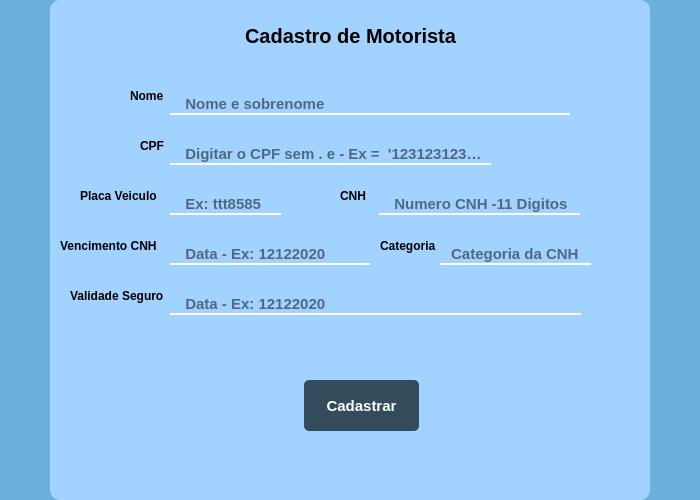
<?xml version="1.0" encoding="UTF-8"?>
<ui version="4.0">
 <class>MainWindow</class>
 <widget class="QMainWindow" name="MainWindow">
  <property name="geometry">
   <rect>
    <x>0</x>
    <y>0</y>
    <width>700</width>
    <height>500</height>
   </rect>
  </property>
  <property name="windowTitle">
   <string>Cadastro de Novo Motorista</string>
  </property>
  <property name="windowIcon">
   <iconset>
    <normaloff>../_img/login.png</normaloff>../_img/login.png</iconset>
  </property>
  <property name="windowIcon">
   <iconset>
    <normaloff>../_img/login.png</normaloff>../_img/login.png</iconset>
  </property>
  <widget class="QWidget" name="centralwidget">
   <property name="minimumSize">
    <size>
     <width>700</width>
     <height>500</height>
    </size>
   </property>
   <layout class="QVBoxLayout" name="verticalLayout">
    <property name="spacing">
     <number>0</number>
    </property>
    <property name="leftMargin">
     <number>0</number>
    </property>
    <property name="topMargin">
     <number>0</number>
    </property>
    <property name="rightMargin">
     <number>0</number>
    </property>
    <property name="bottomMargin">
     <number>0</number>
    </property>
    <item>
     <widget class="QFrame" name="frame_2">
      <property name="styleSheet">
       <string notr="true">background-color: rgb(255, 170, 255);</string>
      </property>
      <property name="frameShape">
       <enum>QFrame::NoFrame</enum>
      </property>
      <property name="frameShadow">
       <enum>QFrame::Raised</enum>
      </property>
      <layout class="QHBoxLayout" name="horizontalLayout">
       <property name="spacing">
        <number>0</number>
       </property>
       <property name="leftMargin">
        <number>0</number>
       </property>
       <property name="topMargin">
        <number>0</number>
       </property>
       <property name="rightMargin">
        <number>0</number>
       </property>
       <property name="bottomMargin">
        <number>0</number>
       </property>
       <item>
        <widget class="QFrame" name="frame_4">
         <property name="styleSheet">
          <string notr="true">background-color: rgb(107, 176, 219);</string>
         </property>
         <property name="frameShape">
          <enum>QFrame::NoFrame</enum>
         </property>
         <property name="frameShadow">
          <enum>QFrame::Raised</enum>
         </property>
         <layout class="QHBoxLayout" name="horizontalLayout_2">
          <property name="spacing">
           <number>0</number>
          </property>
          <property name="leftMargin">
           <number>0</number>
          </property>
          <property name="topMargin">
           <number>0</number>
          </property>
          <property name="rightMargin">
           <number>0</number>
          </property>
          <property name="bottomMargin">
           <number>0</number>
          </property>
          <item>
           <widget class="QFrame" name="frame_5">
            <property name="maximumSize">
             <size>
              <width>600</width>
              <height>16777215</height>
             </size>
            </property>
            <property name="styleSheet">
             <string notr="true">background-color: rgb(162, 210, 255);
border-radius: 10px;</string>
            </property>
            <property name="frameShape">
             <enum>QFrame::NoFrame</enum>
            </property>
            <property name="frameShadow">
             <enum>QFrame::Raised</enum>
            </property>
            <widget class="QLabel" name="label">
             <property name="geometry">
              <rect>
               <x>0</x>
               <y>10</y>
               <width>601</width>
               <height>51</height>
              </rect>
             </property>
             <property name="font">
              <font>
               <family>Arial</family>
               <pointsize>15</pointsize>
               <weight>75</weight>
               <bold>true</bold>
              </font>
             </property>
             <property name="styleSheet">
              <string notr="true">color: rgb(0, 0, 0);</string>
             </property>
             <property name="text">
              <string>Cadastro de Motorista</string>
             </property>
             <property name="alignment">
              <set>Qt::AlignCenter</set>
             </property>
            </widget>
            <widget class="QLabel" name="label_2">
             <property name="geometry">
              <rect>
               <x>80</x>
               <y>80</y>
               <width>41</width>
               <height>31</height>
              </rect>
             </property>
             <property name="font">
              <font>
               <family>Arial</family>
               <pointsize>9</pointsize>
               <weight>75</weight>
               <bold>true</bold>
              </font>
             </property>
             <property name="text">
              <string>Nome</string>
             </property>
            </widget>
            <widget class="QLabel" name="label_3">
             <property name="geometry">
              <rect>
               <x>90</x>
               <y>130</y>
               <width>31</width>
               <height>31</height>
              </rect>
             </property>
             <property name="font">
              <font>
               <family>Arial</family>
               <pointsize>9</pointsize>
               <weight>75</weight>
               <bold>true</bold>
              </font>
             </property>
             <property name="text">
              <string>CPF</string>
             </property>
            </widget>
            <widget class="QLabel" name="label_4">
             <property name="geometry">
              <rect>
               <x>30</x>
               <y>180</y>
               <width>81</width>
               <height>31</height>
              </rect>
             </property>
             <property name="font">
              <font>
               <family>Arial</family>
               <pointsize>9</pointsize>
               <weight>75</weight>
               <bold>true</bold>
              </font>
             </property>
             <property name="text">
              <string>Placa Veiculo</string>
             </property>
            </widget>
            <widget class="QLabel" name="label_5">
             <property name="geometry">
              <rect>
               <x>290</x>
               <y>180</y>
               <width>31</width>
               <height>31</height>
              </rect>
             </property>
             <property name="font">
              <font>
               <family>Arial</family>
               <pointsize>9</pointsize>
               <weight>75</weight>
               <bold>true</bold>
              </font>
             </property>
             <property name="text">
              <string>CNH</string>
             </property>
            </widget>
            <widget class="QLabel" name="label_6">
             <property name="geometry">
              <rect>
               <x>10</x>
               <y>230</y>
               <width>111</width>
               <height>31</height>
              </rect>
             </property>
             <property name="font">
              <font>
               <family>Arial</family>
               <pointsize>9</pointsize>
               <weight>75</weight>
               <bold>true</bold>
              </font>
             </property>
             <property name="text">
              <string>Vencimento CNH</string>
             </property>
            </widget>
            <widget class="QLabel" name="label_7">
             <property name="geometry">
              <rect>
               <x>330</x>
               <y>230</y>
               <width>61</width>
               <height>31</height>
              </rect>
             </property>
             <property name="font">
              <font>
               <family>Arial</family>
               <pointsize>9</pointsize>
               <weight>75</weight>
               <bold>true</bold>
              </font>
             </property>
             <property name="text">
              <string>Categoria</string>
             </property>
            </widget>
            <widget class="QLabel" name="label_8">
             <property name="geometry">
              <rect>
               <x>20</x>
               <y>280</y>
               <width>101</width>
               <height>31</height>
              </rect>
             </property>
             <property name="font">
              <font>
               <family>Arial</family>
               <pointsize>9</pointsize>
               <weight>75</weight>
               <bold>true</bold>
              </font>
             </property>
             <property name="text">
              <string>Validade Seguro</string>
             </property>
            </widget>
            <widget class="QLineEdit" name="lineEdit">
             <property name="geometry">
              <rect>
               <x>120</x>
               <y>80</y>
               <width>400</width>
               <height>35</height>
              </rect>
             </property>
             <property name="font">
              <font>
               <family>Arial</family>
               <pointsize>11</pointsize>
               <weight>75</weight>
               <bold>true</bold>
              </font>
             </property>
             <property name="styleSheet">
              <string notr="true">QLineEdit{
	border-bottom: 2px solid rgb(255, 255, 255);
	border-radius: 0px;
	padding: 5px;
	padding-bottom: -10px;
	background-color: rgb(162, 210, 255);
	color: rgb(0, 0, 0);
	
	selection-color: rgb(255, 85, 127);
}

QLineEdit:hover{
	border-bottom: 2px solid rgb(107, 176, 219);
	
}

QLineEdit:focus{
	border-bottom: 2px solid rgb(107, 176, 219);
}</string>
             </property>
             <property name="maxLength">
              <number>50</number>
             </property>
             <property name="placeholderText">
              <string>  Nome e sobrenome</string>
             </property>
            </widget>
            <widget class="QLineEdit" name="lineEdit_2">
             <property name="geometry">
              <rect>
               <x>120</x>
               <y>130</y>
               <width>321</width>
               <height>35</height>
              </rect>
             </property>
             <property name="font">
              <font>
               <family>Arial</family>
               <pointsize>11</pointsize>
               <weight>75</weight>
               <bold>true</bold>
              </font>
             </property>
             <property name="styleSheet">
              <string notr="true">QLineEdit{
	border-bottom: 2px solid rgb(255, 255, 255);
	border-radius: 0px;
	padding: 5px;
	padding-bottom: -10px;
	background-color: rgb(162, 210, 255);
	color: rgb(0, 0, 0);
	
	selection-color: rgb(255, 85, 127);
}

QLineEdit:hover{
	border-bottom: 2px solid rgb(107, 176, 219);
	
}

QLineEdit:focus{
	border-bottom: 2px solid rgb(107, 176, 219);
}</string>
             </property>
             <property name="inputMethodHints">
              <set>Qt::ImhNone</set>
             </property>
             <property name="inputMask">
              <string/>
             </property>
             <property name="text">
              <string/>
             </property>
             <property name="maxLength">
              <number>11</number>
             </property>
             <property name="echoMode">
              <enum>QLineEdit::Normal</enum>
             </property>
             <property name="placeholderText">
              <string>  Digitar o CPF sem . e - Ex =  '12312312312'</string>
             </property>
             <property name="clearButtonEnabled">
              <bool>false</bool>
             </property>
            </widget>
            <widget class="QLineEdit" name="lineEdit_3">
             <property name="geometry">
              <rect>
               <x>120</x>
               <y>180</y>
               <width>111</width>
               <height>35</height>
              </rect>
             </property>
             <property name="font">
              <font>
               <family>Arial</family>
               <pointsize>11</pointsize>
               <weight>75</weight>
               <bold>true</bold>
              </font>
             </property>
             <property name="styleSheet">
              <string notr="true">QLineEdit{
	border-bottom: 2px solid rgb(255, 255, 255);
	border-radius: 0px;
	padding: 5px;
	padding-bottom: -10px;
	background-color: rgb(162, 210, 255);
	color: rgb(0, 0, 0);
	
	selection-color: rgb(255, 85, 127);
}

QLineEdit:hover{
	border-bottom: 2px solid rgb(107, 176, 219);
	
}

QLineEdit:focus{
	border-bottom: 2px solid rgb(107, 176, 219);
}</string>
             </property>
             <property name="maxLength">
              <number>7</number>
             </property>
             <property name="placeholderText">
              <string>  Ex: ttt8585</string>
             </property>
            </widget>
            <widget class="QLineEdit" name="lineEdit_4">
             <property name="geometry">
              <rect>
               <x>329</x>
               <y>180</y>
               <width>201</width>
               <height>35</height>
              </rect>
             </property>
             <property name="font">
              <font>
               <family>Arial</family>
               <pointsize>11</pointsize>
               <weight>75</weight>
               <bold>true</bold>
              </font>
             </property>
             <property name="styleSheet">
              <string notr="true">QLineEdit{
	border-bottom: 2px solid rgb(255, 255, 255);
	border-radius: 0px;
	padding: 5px;
	padding-bottom: -10px;
	background-color: rgb(162, 210, 255);
	color: rgb(0, 0, 0);
	
	selection-color: rgb(255, 85, 127);
}

QLineEdit:hover{
	border-bottom: 2px solid rgb(107, 176, 219);
	
}

QLineEdit:focus{
	border-bottom: 2px solid rgb(107, 176, 219);
}</string>
             </property>
             <property name="maxLength">
              <number>11</number>
             </property>
             <property name="placeholderText">
              <string>  Numero CNH -11 Digitos</string>
             </property>
            </widget>
            <widget class="QLineEdit" name="lineEdit_5">
             <property name="geometry">
              <rect>
               <x>120</x>
               <y>230</y>
               <width>200</width>
               <height>35</height>
              </rect>
             </property>
             <property name="font">
              <font>
               <family>Arial</family>
               <pointsize>11</pointsize>
               <weight>75</weight>
               <bold>true</bold>
              </font>
             </property>
             <property name="styleSheet">
              <string notr="true">QLineEdit{
	border-bottom: 2px solid rgb(255, 255, 255);
	border-radius: 0px;
	padding: 5px;
	padding-bottom: -10px;
	background-color: rgb(162, 210, 255);
	color: rgb(0, 0, 0);
	
	selection-color: rgb(255, 85, 127);
}

QLineEdit:hover{
	border-bottom: 2px solid rgb(107, 176, 219);
	
}

QLineEdit:focus{
	border-bottom: 2px solid rgb(107, 176, 219);
}</string>
             </property>
             <property name="maxLength">
              <number>8</number>
             </property>
             <property name="placeholderText">
              <string>  Data - Ex: 12122020</string>
             </property>
            </widget>
            <widget class="QLineEdit" name="lineEdit_6">
             <property name="geometry">
              <rect>
               <x>120</x>
               <y>280</y>
               <width>411</width>
               <height>35</height>
              </rect>
             </property>
             <property name="font">
              <font>
               <family>Arial</family>
               <pointsize>11</pointsize>
               <weight>75</weight>
               <bold>true</bold>
              </font>
             </property>
             <property name="styleSheet">
              <string notr="true">QLineEdit{
	border-bottom: 2px solid rgb(255, 255, 255);
	border-radius: 0px;
	padding: 5px;
	padding-bottom: -10px;
	background-color: rgb(162, 210, 255);
	color: rgb(0, 0, 0);
	
	selection-color: rgb(255, 85, 127);
}

QLineEdit:hover{
	border-bottom: 2px solid rgb(107, 176, 219);
	
}

QLineEdit:focus{
	border-bottom: 2px solid rgb(107, 176, 219);
}</string>
             </property>
             <property name="inputMask">
              <string/>
             </property>
             <property name="maxLength">
              <number>32767</number>
             </property>
             <property name="placeholderText">
              <string>  Data - Ex: 12122020</string>
             </property>
            </widget>
            <widget class="QLineEdit" name="lineEdit_7">
             <property name="geometry">
              <rect>
               <x>390</x>
               <y>230</y>
               <width>151</width>
               <height>35</height>
              </rect>
             </property>
             <property name="font">
              <font>
               <family>Arial</family>
               <pointsize>11</pointsize>
               <weight>75</weight>
               <bold>true</bold>
              </font>
             </property>
             <property name="styleSheet">
              <string notr="true">QLineEdit{
	border-bottom: 2px solid rgb(255, 255, 255);
	border-radius: 0px;
	padding: 5px;
	padding-bottom: -10px;
	background-color: rgb(162, 210, 255);
	color: rgb(0, 0, 0);
	
	selection-color: rgb(255, 85, 127);
}

QLineEdit:hover{
	border-bottom: 2px solid rgb(107, 176, 219);
	
}

QLineEdit:focus{
	border-bottom: 2px solid rgb(107, 176, 219);
}</string>
             </property>
             <property name="maxLength">
              <number>2</number>
             </property>
             <property name="placeholderText">
              <string> Categoria da CNH</string>
             </property>
            </widget>
            <widget class="QPushButton" name="pushButton">
             <property name="geometry">
              <rect>
               <x>254</x>
               <y>380</y>
               <width>115</width>
               <height>51</height>
              </rect>
             </property>
             <property name="font">
              <font>
               <family>Arial</family>
               <pointsize>11</pointsize>
               <weight>75</weight>
               <bold>true</bold>
              </font>
             </property>
             <property name="styleSheet">
              <string notr="true">QPushButton{
	
	color: rgb(255, 255, 255);
	background-color: rgb(50, 76, 92);
	background-position: center;
	border-radius:5px;
}
QPushButton:hover{
	
	background-color: rgb(107, 176, 219);
	border: 2px solid rgb(255, 255, 255);
}
QPushButton:pressed{
	border: 2px solid rgb(255, 255, 255);
	color: rgb(0, 0, 0);
}</string>
             </property>
             <property name="text">
              <string>Cadastrar</string>
             </property>
            </widget>
           </widget>
          </item>
         </layout>
        </widget>
       </item>
      </layout>
     </widget>
    </item>
   </layout>
  </widget>
 </widget>
 <resources/>
 <connections/>
</ui>
